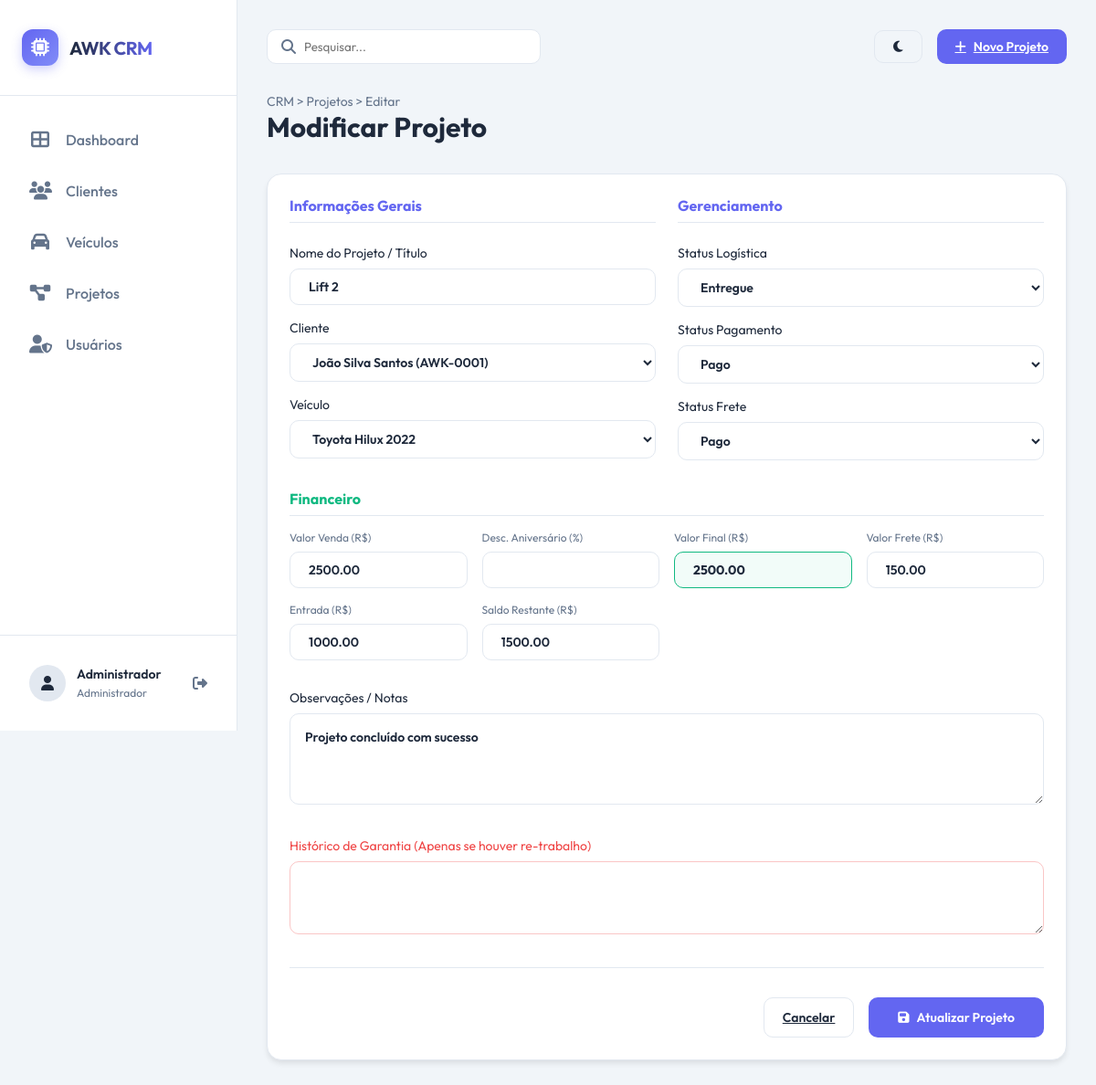
/projetos/editar/1 (signed in), run on the app's committed database.
### tables this page shows
CREATE TABLE `projetos` (
  `id` INT UNSIGNED NOT NULL AUTO_INCREMENT,
  `codigo_pedido` VARCHAR(20) NOT NULL UNIQUE,
  `cliente_id` INT UNSIGNED NOT NULL,
  `veiculo_id` INT UNSIGNED NOT NULL,
  `nome_projeto` VARCHAR(200) NOT NULL,
  `status_logistica` ENUM('fabricacao', 'pintura', 'transportadora', 'entregue') NOT NULL DEFAULT 'fabricacao',
  `status_pagamento` ENUM('pago', 'pendente', 'garantia') NOT NULL DEFAULT 'pendente',
  `status_frete` ENUM('pago', 'pendente', 'nao_optante', 'garantia') NOT NULL DEFAULT 'pendente',
  `valor_venda` DECIMAL(10,2) DEFAULT NULL,
  `desconto_aniversario_perc` DECIMAL(5,2) DEFAULT NULL,
  `valor_final` DECIMAL(10,2) DEFAULT NULL,
  `valor_entrada` DECIMAL(10,2) DEFAULT NULL,
  `saldo_restante` DECIMAL(10,2) DEFAULT NULL,
  `valor_frete` DECIMAL(10,2) DEFAULT NULL,
  `observacoes` TEXT DEFAULT NULL,
  `observacoes_garantia` TEXT DEFAULT NULL,
  `criado_em` TIMESTAMP NOT NULL DEFAULT CURRENT_TIMESTAMP,
  `atualizado_em` TIMESTAMP NOT NULL DEFAULT CURRENT_TIMESTAMP ON UPDATE CURRENT_TIMESTAMP,
  `concluido_em` DATETIME DEFAULT NULL,
  PRIMARY KEY (`id`),
  FOREIGN KEY (`cliente_id`) REFERENCES `clientes`(`id`) ON DELETE CASCADE,
  FOREIGN KEY (`veiculo_id`) REFERENCES `veiculos`(`id`) ON DELETE CASCADE,
  INDEX `idx_codigo_pedido` (`codigo_pedido`),
  INDEX `idx_cliente_id` (`cliente_id`),
  INDEX `idx_status_logistica` (`status_logistica`),
  INDEX `idx_status_pagamento` (`status_pagamento`),
  INDEX `idx_criado_em` (`criado_em`)
);

CREATE TABLE `clientes` (
  `id` INT UNSIGNED NOT NULL AUTO_INCREMENT,
  `codigo_cliente` VARCHAR(20) NOT NULL UNIQUE,
  `nome` VARCHAR(150) NOT NULL,
  `aniversario_dia` TINYINT UNSIGNED NOT NULL,
  `aniversario_mes` TINYINT UNSIGNED NOT NULL,
  `cpf_cnpj` VARCHAR(20) NOT NULL UNIQUE,
  `cep` VARCHAR(10) NOT NULL,
  `endereco` VARCHAR(200) NOT NULL,
  `numero` VARCHAR(20) NOT NULL,
  `bairro` VARCHAR(100) NOT NULL,
  `cidade` VARCHAR(100) NOT NULL,
  `estado_uf` CHAR(2) NOT NULL,
  `telefone` VARCHAR(20) NOT NULL,
  `telefone2` VARCHAR(20) DEFAULT NULL,
  `email` VARCHAR(150) NOT NULL,
  `observacoes` TEXT DEFAULT NULL,
  `criado_em` TIMESTAMP NOT NULL DEFAULT CURRENT_TIMESTAMP,
  `atualizado_em` TIMESTAMP NOT NULL DEFAULT CURRENT_TIMESTAMP ON UPDATE CURRENT_TIMESTAMP,
  PRIMARY KEY (`id`),
  INDEX `idx_nome` (`nome`),
  INDEX `idx_cidade` (`cidade`),
  INDEX `idx_aniversario` (`aniversario_mes`, `aniversario_dia`)
);

CREATE TABLE `veiculos` (
  `id` INT UNSIGNED NOT NULL AUTO_INCREMENT,
  `marca` VARCHAR(100) NOT NULL,
  `modelo` VARCHAR(100) NOT NULL,
  `ano` VARCHAR(10) NOT NULL,
  `observacoes` TEXT DEFAULT NULL,
  `criado_em` TIMESTAMP NOT NULL DEFAULT CURRENT_TIMESTAMP,
  `atualizado_em` TIMESTAMP NOT NULL DEFAULT CURRENT_TIMESTAMP ON UPDATE CURRENT_TIMESTAMP,
  PRIMARY KEY (`id`),
  INDEX `idx_marca_modelo` (`marca`, `modelo`)
);

### controllers/ProjetoController.php (called while the page is built, shortened)
<?php
class ProjetoController {
    private $projetoModel;
    private $clienteModel;
    private $veiculoModel;
    public function __construct() {
        $this->projetoModel = new Projeto();
        $this->clienteModel = new Cliente();
        $this->veiculoModel = new Veiculo();
    }
    public function editar($id = null) {
        $projeto = $this->projetoModel->findById($id);
        $clientes = $this->clienteModel->findAll(1, 1000);
        $veiculos = $this->veiculoModel->findAll(1, 1000);
        $data = [
            'projeto' => $projeto,
            'clientes' => $clientes,
            'veiculos' => $veiculos,
            'isEdit' => true
        ];
        loadView('projetos/form', $data);
    }
}

### config/database.php (called while the page is built, shortened)
<?php
class Database {
    private static $instance = null;
    private $connection;
    private $host = 'localhost';
    private $dbname = 'u784428213_base';
    private $username = 'u784428213_rehz';
    private $password = 'H/b9WzMpG';
    private $charset = 'utf8mb4';
    private function __construct() {
        try {
            $dsn = "mysql:host={$this->host};dbname={$this->dbname};charset={$this->charset}";
            $options = [
                PDO::ATTR_ERRMODE            => PDO::ERRMODE_EXCEPTION,
                PDO::ATTR_DEFAULT_FETCH_MODE => PDO::FETCH_ASSOC,
                PDO::ATTR_EMULATE_PREPARES   => false,
                PDO::MYSQL_ATTR_INIT_COMMAND => "SET NAMES utf8mb4 COLLATE utf8mb4_unicode_ci"
            ];
            $this->connection = new PDO($dsn, $this->username, $this->password, $options);
        } catch (PDOException $e) {
            die("Erro de conexão com o banco de dados: " . $e->getMessage());
        }
    }
    public static function getInstance() {
        if (self::$instance === null) {
            self::$instance = new Database();
        }
        return self::$instance;
    }
    public function query($sql, $params = []) {
        try {
            $stmt = $this->connection->prepare($sql);
            $stmt->execute($params);
            return $stmt;
        } catch (PDOException $e) {
            die("Erro na query: " . $e->getMessage() . "<br>SQL: " . $sql);
        }
    }
    public function fetchRow($sql, $params = []) {
        $stmt = $this->query($sql, $params);
        return $stmt->fetch();
    }
    public function fetchAll($sql, $params = []) {
        $stmt = $this->query($sql, $params);
        return $stmt->fetchAll();
    }
}

### models/Projeto.php (called while the page is built, shortened)
<?php
class Projeto {
    private $db;
    public function __construct() {
        $this->db = Database::getInstance();
    }
    public function findById($id) {
        $sql = "SELECT p.*, c.codigo_cliente, c.nome as cliente_nome,
                       v.marca, v.modelo, v.ano
                FROM projetos p
                JOIN clientes c ON p.cliente_id = c.id
                JOIN veiculos v ON p.veiculo_id = v.id
                WHERE p.id = ?";
        return $this->db->fetchRow($sql, [$id]);
    }
}

### models/Cliente.php (called while the page is built, shortened)
<?php
class Cliente {
    private $db;
    public function __construct() {
        $this->db = Database::getInstance();
    }
    public function findAll($page = 1, $limit = 20, $search = '') {
        $offset = ($page - 1) * $limit;
        $params = [];
        $sql = "SELECT * FROM clientes WHERE 1=1";
        $sql .= " ORDER BY nome LIMIT ? OFFSET ?";
        $params[] = $limit;
        $params[] = $offset;
        return $this->db->fetchAll($sql, $params);
    }
}

### models/Veiculo.php (called while the page is built, shortened)
<?php
class Veiculo {
    private $db;
    public function __construct() {
        $this->db = Database::getInstance();
    }
    public function findAll($page = 1, $limit = 20, $search = '') {
        $offset = ($page - 1) * $limit;
        $params = [];
        $sql = "SELECT * FROM veiculos WHERE 1=1";
        $sql .= " ORDER BY marca, modelo, ano LIMIT ? OFFSET ?";
        $params[] = $limit;
        $params[] = $offset;
        return $this->db->fetchAll($sql, $params);
    }
}

### views/projetos/form.php (the view, shortened to what this page needs)
<?php include ROOT_PATH . '/views/layout/header.php'; ?>
<div class="page-title">
    <div class="breadcrumb">CRM > Projetos > <?php echo isset($isEdit) ? 'Editar' : 'Novo'; ?></div>
    <h1><?php echo isset($isEdit) ? 'Modificar Projeto' : 'Registrar Novo Projeto'; ?></h1>
</div>
<div class="card" style="margin-top: 2rem; max-width: 900px;">
    <form action="<?php echo BASE_URL; ?>/projetos/<?php echo isset($isEdit) ? 'editar/' . $projeto['id'] : 'criar'; ?>" method="POST" style="display: flex; flex-direction: column; gap: 2rem;">
        <div style="display: grid; grid-template-columns: 1fr 1fr; gap: 1.5rem;">
            <div style="display: flex; flex-direction: column; gap: 1rem;">
                <h3 style="font-size: 1rem; color: var(--primary); margin-bottom: 0.5rem; border-bottom: 1px solid var(--border); padding-bottom: 0.5rem;">Informações Gerais</h3>
                <div>
                    <label style="display: block; font-size: 0.875rem; margin-bottom: 0.5rem;">Nome do Projeto / Título</label>
                    <input type="text" name="nome_projeto" class="btn btn-outline" style="width: 100%; text-align: left;" placeholder="Ex: Lift 2'' Hilux Srx" value="<?php echo $projeto['nome_projeto'] ?? $formData['nome_projeto'] ?? ''; ?>" required>
                </div>
                <div>
                    <label style="display: block; font-size: 0.875rem; margin-bottom: 0.5rem;">Cliente</label>
                    <select name="cliente_id" class="btn btn-outline" style="width: 100%;" required>
                        <?php foreach ($clientes as $c): ?>
                            <option value="<?php echo $c['id']; ?>" <?php echo (($projeto['cliente_id'] ?? $formData['cliente_id'] ?? '') == $c['id']) ? 'selected' : ''; ?>>
                                <?php echo $c['nome']; ?> (<?php echo $c['codigo_cliente']; ?>)
                            </option>
                        <?php endforeach; ?>
                    </select>
                </div>
                <div>
                    <label style="display: block; font-size: 0.875rem; margin-bottom: 0.5rem;">Veículo</label>
                    <select name="veiculo_id" class="btn btn-outline" style="width: 100%;" required>
                        <?php foreach ($veiculos as $v): ?>
                            <option value="<?php echo $v['id']; ?>" <?php echo (($projeto['veiculo_id'] ?? $formData['veiculo_id'] ?? '') == $v['id']) ? 'selected' : ''; ?>>
                                <?php echo $v['marca'] . ' ' . $v['modelo'] . ' ' . $v['ano']; ?>
                            </option>
                        <?php endforeach; ?>
                    </select>
                </div>
            </div>
            <div style="display: flex; flex-direction: column; gap: 1rem;">
                <h3 style="font-size: 1rem; color: var(--primary); margin-bottom: 0.5rem; border-bottom: 1px solid var(--border); padding-bottom: 0.5rem;">Gerenciamento</h3>
                <div>
                    <label style="display: block; font-size: 0.875rem; margin-bottom: 0.5rem;">Status Logística</label>
                    <select name="status_logistica" class="btn btn-outline" style="width: 100%;">
                        <option value="entregue" <?php echo (($projeto['status_logistica'] ?? $formData['status_logistica'] ?? '') == 'entregue') ? 'selected' : ''; ?>>Entregue</option>
                    </select>
                </div>
                <div>
                    <label style="display: block; font-size: 0.875rem; margin-bottom: 0.5rem;">Status Pagamento</label>
                    <select name="status_pagamento" class="btn btn-outline" style="width: 100%;">
                        <option value="pago" <?php echo (($projeto['status_pagamento'] ?? $formData['status_pagamento'] ?? '') == 'pago') ? 'selected' : ''; ?>>Pago</option>
                    </select>
                </div>
                <div>
                    <label style="display: block; font-size: 0.875rem; margin-bottom: 0.5rem;">Status Frete</label>
                    <select name="status_frete" class="btn btn-outline" style="width: 100%;">
                        <option value="pago" <?php echo (($projeto['status_frete'] ?? $formData['status_frete'] ?? '') == 'pago') ? 'selected' : ''; ?>>Pago</option>
                    </select>
                </div>
            </div>
        </div>
        <div>
            <h3 style="font-size: 1rem; color: var(--success); margin-bottom: 1rem; border-bottom: 1px solid var(--border); padding-bottom: 0.5rem;">Financeiro</h3>
            <div style="display: grid; grid-template-columns: repeat(4, 1fr); gap: 1rem;">
                <div>
                    <label style="display: block; font-size: 0.75rem; color: var(--text-muted); margin-bottom: 0.5rem;">Valor Venda (R$)</label>
                    <input type="number" step="0.01" name="valor_venda" class="btn btn-outline" style="width: 100%; text-align: left;" value="<?php echo $projeto['valor_venda'] ?? $formData['valor_venda'] ?? ''; ?>">
                </div>
                <div>
                    <label style="display: block; font-size: 0.75rem; color: var(--text-muted); margin-bottom: 0.5rem;">Desc. Aniversário (%)</label>
                    <input type="number" step="0.01" name="desconto_aniversario_perc" class="btn btn-outline" style="width: 100%; text-align: left;" value="<?php echo $projeto['desconto_aniversario_perc'] ?? $formData['desconto_aniversario_perc'] ?? ''; ?>">
                </div>
                <div>
                    <label style="display: block; font-size: 0.75rem; color: var(--text-muted); margin-bottom: 0.5rem;">Valor Final (R$)</label>
                    <input type="number" step="0.01" name="valor_final" class="btn btn-outline" style="width: 100%; text-align: left; background-color: rgba(16, 185, 129, 0.05); font-weight: 700; border-color: var(--success);" value="<?php echo $projeto['valor_final'] ?? $formData['valor_final'] ?? ''; ?>">
                </div>
                <div>
                    <label style="display: block; font-size: 0.75rem; color: var(--text-muted); margin-bottom: 0.5rem;">Valor Frete (R$)</label>
                    <input type="number" step="0.01" name="valor_frete" class="btn btn-outline" style="width: 100%; text-align: left;" value="<?php echo $projeto['valor_frete'] ?? $formData['valor_frete'] ?? ''; ?>">
                </div>
                <div>
                    <label style="display: block; font-size: 0.75rem; color: var(--text-muted); margin-bottom: 0.5rem;">Entrada (R$)</label>
                    <input type="number" step="0.01" name="valor_entrada" class="btn btn-outline" style="width: 100%; text-align: left;" value="<?php echo $projeto['valor_entrada'] ?? $formData['valor_entrada'] ?? ''; ?>">
                </div>
                <div>
                    <label style="display: block; font-size: 0.75rem; color: var(--text-muted); margin-bottom: 0.5rem;">Saldo Restante (R$)</label>
                    <input type="number" step="0.01" name="saldo_restante" class="btn btn-outline" style="width: 100%; text-align: left;" value="<?php echo $projeto['saldo_restante'] ?? $formData['saldo_restante'] ?? ''; ?>" readonly>
                </div>
            </div>
        </div>
        <div>
            <label style="display: block; font-size: 0.875rem; margin-bottom: 0.5rem;">Observações / Notas</label>
            <textarea name="observacoes" class="btn btn-outline" style="width: 100%; min-height: 100px; text-align: left; padding: 1rem;" placeholder="Detalhes específicos para produção..."><?php echo $projeto['observacoes'] ?? $formData['observacoes'] ?? ''; ?></textarea>
        </div>
        <?php if (isset($isEdit)): ?>
        <div>
            <label style="display: block; font-size: 0.875rem; margin-bottom: 0.5rem; color: var(--danger);">Histórico de Garantia (Apenas se houver re-trabalho)</label>
            <textarea name="observacoes_garantia" class="btn btn-outline" style="width: 100%; min-height: 80px; text-align: left; padding: 1rem; border-color: rgba(239, 68, 68, 0.3);"><?php echo $projeto['observacoes_garantia'] ?? ''; ?></textarea>
        </div>
        <?php endif; ?>
        <div style="display: flex; justify-content: flex-end; gap: 1rem; border-top: 1px solid var(--border); padding-top: 2rem;">
            <a href="<?php echo BASE_URL; ?>/projetos" class="btn btn-outline">Cancelar</a>
            <button type="submit" class="btn btn-primary" style="padding: 0.8rem 2rem;">
                <i class="fas fa-save"></i> <?php echo isset($isEdit) ? 'Atualizar Projeto' : 'Salvar Projeto'; ?>
            </button>
        </div>
    </form>
</div>
<?php include ROOT_PATH . '/views/layout/footer.php'; ?>

### data on the page
projetos: cliente_id "João Silva Santos (AWK-0001)", veiculo_id "Toyota Hilux 2022", status_logistica "Entregue", status_pagamento "Pago", status_frete "Pago", valor_venda "2500.00", valor_final "2500.00", valor_frete "150.00", valor_entrada "1000.00", saldo_restante "1500.00", observacoes "Projeto concluído com sucesso"

### other printed values
$_SESSION['usuario_nome'] "Administrador"
$_SESSION['usuario_perfil'] "Administrador"
